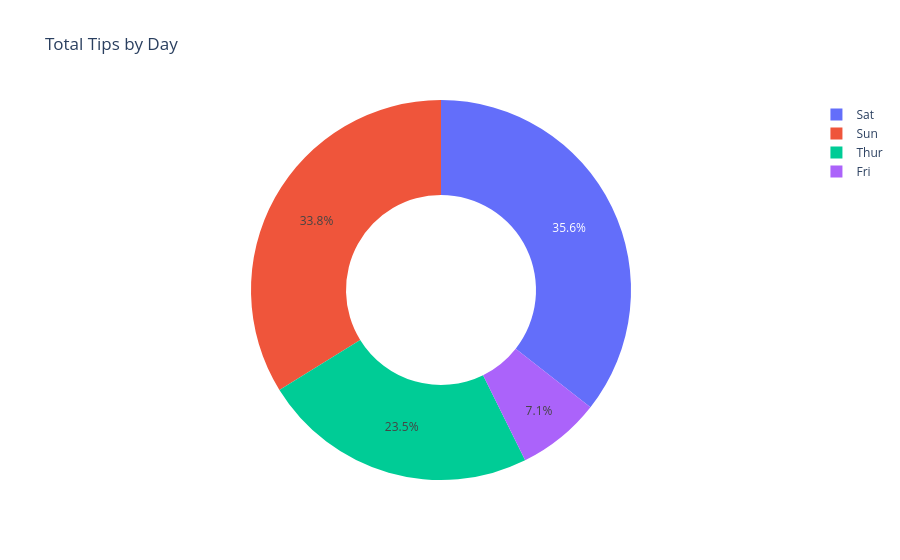

The code cell stored with this chart in its notebook:
### Code cell
figure = px.pie(data, values='tip', names='day', hole=0.5, title='Total Tips by Day')
figure.show()

### Figure 1 — Plotly figure (JSON) as saved in the notebook; plotly's stock layout.template omitted (floating-point values rounded to 4 significant figures; data arrays with more than 128 entries replaced by an {"elided": "..."} marker saying what was removed)
{"data": [{"domain": {"x": [0, 1], "y": [0, 1]}, "hole": 0.5, "hovertemplate": "day=%{label}<br>tip=%{value}<extra></extra>", "labels": {"elided": "244 str values"}, "legendgroup": "", "name": "", "showlegend": true, "type": "pie", "values": {"elided": "244 float values"}}], "layout": {"legend": {"tracegroupgap": 0}, "title": {"text": "Total Tips by Day"}}}
